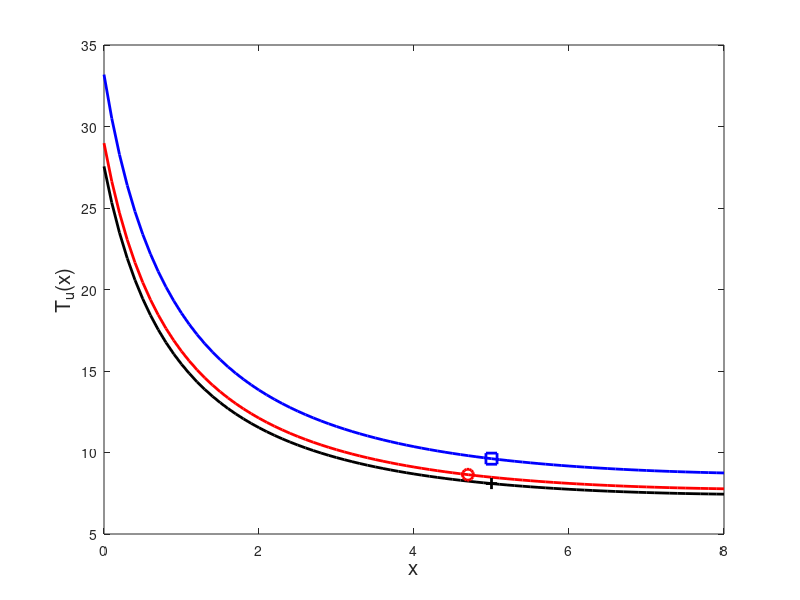

Here is the MATLAB script that generated this plot: (Note: this script raises an error after producing the figure.)
clear
lambda = 5;
mu = 4;
rho = lambda / mu;
k = 300;
c = 10;
B = 0 : .1  : 8;

if rho == 1
    x_opt = (2*k*lambda^3/c^2)^(1/4) - 1;

    % given x*
    f1 = (1/lambda) .* (B./2) + k*lambda^2/c^2 .*(1/(x_opt+1))^2 .* (1./(B+1));
    f1_x = (1/lambda) .* (x_opt./2) + k*lambda^2/c^2 .*(1/(x_opt+1))^2 .* (1./(x_opt+1));

    % given x_floor
    f2 = (1/lambda) .* (B./2) + k*lambda^2/c^2 .*(1/(floor(x_opt)+1))^2 .* (1./(B+1));
    x2 = floor(x_opt):ceil(x_opt);
    f2_x = (1/lambda) .* (x2./2) + k*lambda^2/c^2 .*(1/(floor(x_opt)+1))^2 .* (1./(x2+1));
    [y2, index2] = min(f2_x);

    % given x_ceiling
    f3 = (1/lambda) .* (B./2) + k*lambda^2/c^2 .*(1/(floor(x_opt)+1+1))^2 .* (1./(B+1));
    x3 = floor(x_opt):ceil(x_opt);
    f3_x = (1/lambda) .* ((x3)./2) + k*lambda^2/c^2 .*(1/(floor(x_opt)+1+1))^2 .* (1./((x3)+1));
    [y3, index3] = min(f3_x);
else
    myfun1 = @(x) (k.*lambda.^3.*(1-rho).^3./(c.^2.*rho.^3)).*(1 + 1./(rho.^(x+1)-1)).^2 + (rho.^(x+1)-1)./log(rho) - x - 1;
    x_opt = fzero(myfun1, [-0.9 200]);
    
    % given x*
    f1 = (1/lambda).* (((B+1)./(rho.^(B+1)-1) ) + (B) + (1/(1-rho)))+ ...
        (k*lambda^3/c^2) .* ((rho.^x_opt - rho.^(x_opt+1))./(1 - rho.^(x_opt+1))).^2 .* ...
        ((rho.^B - rho.^(B+1))./(1 - rho.^(B+1)));
    f1_x = (1/lambda).* (((x_opt+1)./(rho.^(x_opt+1)-1) ) + (x_opt) + (1/(1-rho)))+ ...
        (k*lambda^3/c^2) .* ((rho.^x_opt - rho.^(x_opt+1))./(1 - rho.^(x_opt+1))).^2 .* ...
        ((rho.^x_opt - rho.^(x_opt+1))./(1 - rho.^(x_opt+1)));
    
    % given x_floor
    % (floor(x_opt))
    f2 = (1/lambda).* (((B+1)./(rho.^(B+1)-1) ) + (B) + (1/(1-rho)))+ ...
        (k*lambda^3/c^2) .* ((rho.^(floor(x_opt)) - rho.^((floor(x_opt))+1))./(1 - rho.^((floor(x_opt))+1))).^2 .* ...
        ((rho.^B - rho.^(B+1))./(1 - rho.^(B+1)));
    x2 = floor(x_opt):ceil(x_opt);
    f2_x = (1/lambda).* (((x2+1)./(rho.^(x2+1)-1) ) + (x2) + (1/(1-rho)))+ ...
        (k*lambda^3/c^2) .* ((rho.^(floor(x_opt)) - rho.^((floor(x_opt))+1))./(1 - rho.^((floor(x_opt))+1))).^2 .* ...
        ((rho.^x2 - rho.^(x2+1))./(1 - rho.^(x2+1)));
    [y2, index2] = min(f2_x);
    
    % given x_ceiling
    % (ceil(x_opt))
    f3 = (1/lambda).* (((B+1)./(rho.^(B+1)-1) ) + (B) + (1/(1-rho)))+ ...
        (k*lambda^3/c^2) .* ((rho.^(ceil(x_opt)) - rho.^((ceil(x_opt))+1))./(1 - rho.^((ceil(x_opt))+1))).^2 .* ...
        ((rho.^B - rho.^(B+1))./(1 - rho.^(B+1)));
    x3 = floor(x_opt):ceil(x_opt);
    f3_x = (1/lambda).* (((x3+1)./(rho.^(x3+1)-1) ) + (x3) + (1/(1-rho)))+ ...
        (k*lambda^3/c^2) .* ((rho.^(ceil(x_opt)) - rho.^((ceil(x_opt))+1))./(1 - rho.^((ceil(x_opt))+1))).^2 .* ...
        ((rho.^x3 - rho.^(x3+1))./(1 - rho.^(x3+1)));
    [y3, index3] = min(f3_x);
end

figure(887)
plot(B, f1, 'r','LineWidth',2,'MarkerSize',2)
hold on
plot(B, f2, 'b','LineWidth',2,'MarkerSize',2)
plot(B, f3, 'k','LineWidth',2,'MarkerSize',2)

plot(x_opt, min(f1_x), 'r-o','LineWidth',2,'MarkerSize',8)
plot(x2(index2), y2, 'b-s','LineWidth',2,'MarkerSize',8)
plot(x3(index3), y3, 'k-+','LineWidth',2,'MarkerSize',8)
xlabel('x','Fontsize',15)
ylabel('T_u(x)','FontSize',15)
title('\rho = ' + string(rho) + ', k = ' + string(k) + ', c = ' + string(c), 'FontSize', 15)
legend({'given x^* = ' + string(x_opt), 'given \lfloor {x^*} \rfloor = ' + string(floor(x_opt)), 'given \lceil x^*\rceil =' + string(ceil(x_opt))}, 'FontSize', 16)
grid on